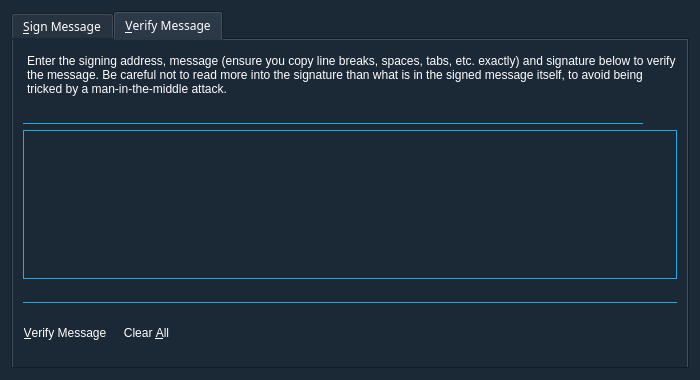
<?xml version="1.0" encoding="UTF-8"?>
<ui version="4.0">
 <class>SignVerifyMessageDialog</class>
 <widget class="QDialog" name="SignVerifyMessageDialog">
  <property name="geometry">
   <rect>
    <x>0</x>
    <y>0</y>
    <width>700</width>
    <height>380</height>
   </rect>
  </property>
  <property name="font">
   <font>
    <family>Khmer OS System</family>
   </font>
  </property>
  <property name="windowTitle">
   <string>Signatures - Sign / Verify a Message</string>
  </property>
  <property name="autoFillBackground">
   <bool>false</bool>
  </property>
  <property name="styleSheet">
   <string notr="true">background-color: rgb(27, 40, 54);
border-color:rgba(0, 0, 0, 0);
border-width:1px;
border-style:solid;</string>
  </property>
  <property name="locale">
   <locale language="English" country="UnitedStates"/>
  </property>
  <property name="modal">
   <bool>true</bool>
  </property>
  <layout class="QVBoxLayout" name="verticalLayout">
   <item>
    <widget class="QTabWidget" name="tabWidget">
     <property name="styleSheet">
      <string notr="true">color:white;</string>
     </property>
     <property name="currentIndex">
      <number>1</number>
     </property>
     <widget class="QWidget" name="tabSignMessage">
      <attribute name="title">
       <string>&amp;Sign Message</string>
      </attribute>
      <layout class="QVBoxLayout" name="verticalLayout_SM">
       <item>
        <widget class="QLabel" name="infoLabel_SM">
         <property name="font">
          <font>
           <family>Khmer OS System</family>
          </font>
         </property>
         <property name="text">
          <string>You can sign messages with your addresses to prove you own them. Be careful not to sign anything vague, as phishing attacks may try to trick you into signing your identity over to them. Only sign fully-detailed statements you agree to.</string>
         </property>
         <property name="textFormat">
          <enum>Qt::PlainText</enum>
         </property>
         <property name="wordWrap">
          <bool>true</bool>
         </property>
        </widget>
       </item>
       <item>
        <layout class="QHBoxLayout" name="horizontalLayout_1_SM">
         <property name="spacing">
          <number>0</number>
         </property>
         <item>
          <widget class="QValidatedLineEdit" name="addressIn_SM">
           <property name="font">
            <font>
             <family>Khmer OS System</family>
            </font>
           </property>
           <property name="toolTip">
            <string>The address to sign the message with (e.g. 4Zo1ga6xuKuQ7JV7M9rGDoxdbYwV5zgQJ5)</string>
           </property>
           <property name="styleSheet">
            <string notr="true">color:white; border-bottom-color:rgba(37, 170, 225, 255); border-bottom-style:solid; border-bottom-width:1px;</string>
           </property>
           <property name="maxLength">
            <number>34</number>
           </property>
          </widget>
         </item>
         <item>
          <widget class="QPushButton" name="addressBookButton_SM">
           <property name="toolTip">
            <string>Choose an address from the address book</string>
           </property>
           <property name="text">
            <string/>
           </property>
           <property name="icon">
            <iconset resource="../bitcoin.qrc">
             <normaloff>:/icons/address-book</normaloff>:/icons/address-book</iconset>
           </property>
           <property name="shortcut">
            <string>Alt+A</string>
           </property>
           <property name="autoDefault">
            <bool>false</bool>
           </property>
          </widget>
         </item>
         <item>
          <widget class="QPushButton" name="pasteButton_SM">
           <property name="toolTip">
            <string>Paste address from clipboard</string>
           </property>
           <property name="text">
            <string/>
           </property>
           <property name="icon">
            <iconset resource="../bitcoin.qrc">
             <normaloff>:/icons/editpaste</normaloff>:/icons/editpaste</iconset>
           </property>
           <property name="shortcut">
            <string>Alt+P</string>
           </property>
           <property name="autoDefault">
            <bool>false</bool>
           </property>
          </widget>
         </item>
        </layout>
       </item>
       <item>
        <widget class="QPlainTextEdit" name="messageIn_SM">
         <property name="toolTip">
          <string>Enter the message you want to sign here</string>
         </property>
         <property name="styleSheet">
          <string notr="true">color:white; border-color:rgba(37, 170, 225, 255); border-style:solid; border-width:1px;</string>
         </property>
        </widget>
       </item>
       <item>
        <layout class="QHBoxLayout" name="horizontalLayout_2_SM">
         <property name="spacing">
          <number>0</number>
         </property>
         <item>
          <widget class="QLineEdit" name="signatureOut_SM">
           <property name="font">
            <font>
             <italic>true</italic>
            </font>
           </property>
           <property name="styleSheet">
            <string notr="true">color:white; border-bottom-color:rgba(37, 170, 225, 255); border-bottom-style:solid; border-bottom-width:1px;</string>
           </property>
           <property name="readOnly">
            <bool>true</bool>
           </property>
          </widget>
         </item>
         <item>
          <widget class="QPushButton" name="copySignatureButton_SM">
           <property name="toolTip">
            <string>Copy the current signature to the system clipboard</string>
           </property>
           <property name="text">
            <string/>
           </property>
           <property name="icon">
            <iconset resource="../bitcoin.qrc">
             <normaloff>:/icons/editcopy</normaloff>:/icons/editcopy</iconset>
           </property>
           <property name="autoDefault">
            <bool>false</bool>
           </property>
          </widget>
         </item>
        </layout>
       </item>
       <item>
        <layout class="QHBoxLayout" name="horizontalLayout_3_SM">
         <item>
          <widget class="QPushButton" name="signMessageButton_SM">
           <property name="font">
            <font>
             <family>Khmer OS System</family>
            </font>
           </property>
           <property name="toolTip">
            <string>Sign the message to prove you own this MACDCoin address</string>
           </property>
           <property name="text">
            <string>&amp;Sign Message</string>
           </property>
           <property name="icon">
            <iconset resource="../bitcoin.qrc">
             <normaloff>:/icons/edit</normaloff>:/icons/edit</iconset>
           </property>
           <property name="autoDefault">
            <bool>false</bool>
           </property>
          </widget>
         </item>
         <item>
          <spacer name="horizontalSpacer">
           <property name="orientation">
            <enum>Qt::Horizontal</enum>
           </property>
           <property name="sizeType">
            <enum>QSizePolicy::Fixed</enum>
           </property>
           <property name="sizeHint" stdset="0">
            <size>
             <width>10</width>
             <height>20</height>
            </size>
           </property>
          </spacer>
         </item>
         <item>
          <widget class="QPushButton" name="clearButton_SM">
           <property name="font">
            <font>
             <family>Khmer OS System</family>
            </font>
           </property>
           <property name="toolTip">
            <string>Reset all sign message fields</string>
           </property>
           <property name="text">
            <string>Clear &amp;All</string>
           </property>
           <property name="icon">
            <iconset resource="../bitcoin.qrc">
             <normaloff>:/icons/remove</normaloff>:/icons/remove</iconset>
           </property>
           <property name="autoDefault">
            <bool>false</bool>
           </property>
          </widget>
         </item>
         <item>
          <spacer name="horizontalSpacer_1_SM">
           <property name="orientation">
            <enum>Qt::Horizontal</enum>
           </property>
           <property name="sizeHint" stdset="0">
            <size>
             <width>40</width>
             <height>48</height>
            </size>
           </property>
          </spacer>
         </item>
         <item>
          <widget class="QLabel" name="statusLabel_SM">
           <property name="font">
            <font>
             <weight>75</weight>
             <bold>true</bold>
            </font>
           </property>
           <property name="text">
            <string/>
           </property>
           <property name="wordWrap">
            <bool>true</bool>
           </property>
          </widget>
         </item>
         <item>
          <spacer name="horizontalSpacer_2_SM">
           <property name="orientation">
            <enum>Qt::Horizontal</enum>
           </property>
           <property name="sizeHint" stdset="0">
            <size>
             <width>40</width>
             <height>48</height>
            </size>
           </property>
          </spacer>
         </item>
        </layout>
       </item>
      </layout>
     </widget>
     <widget class="QWidget" name="tabVerifyMessage">
      <attribute name="title">
       <string>&amp;Verify Message</string>
      </attribute>
      <layout class="QVBoxLayout" name="verticalLayout_VM">
       <item>
        <widget class="QLabel" name="infoLabel_VM">
         <property name="text">
          <string>Enter the signing address, message (ensure you copy line breaks, spaces, tabs, etc. exactly) and signature below to verify the message. Be careful not to read more into the signature than what is in the signed message itself, to avoid being tricked by a man-in-the-middle attack.</string>
         </property>
         <property name="textFormat">
          <enum>Qt::PlainText</enum>
         </property>
         <property name="alignment">
          <set>Qt::AlignLeading|Qt::AlignLeft|Qt::AlignTop</set>
         </property>
         <property name="wordWrap">
          <bool>true</bool>
         </property>
        </widget>
       </item>
       <item>
        <layout class="QHBoxLayout" name="horizontalLayout_1_VM">
         <property name="spacing">
          <number>0</number>
         </property>
         <item>
          <widget class="QValidatedLineEdit" name="addressIn_VM">
           <property name="toolTip">
            <string>The address the message was signed with (e.g. 4Zo1ga6xuKuQ7JV7M9rGDoxdbYwV5zgQJ5)</string>
           </property>
           <property name="styleSheet">
            <string notr="true">color:white; border-bottom-color:rgba(37, 170, 225, 255); border-bottom-style:solid; border-bottom-width:1px;</string>
           </property>
           <property name="maxLength">
            <number>34</number>
           </property>
          </widget>
         </item>
         <item>
          <widget class="QPushButton" name="addressBookButton_VM">
           <property name="toolTip">
            <string>Choose an address from the address book</string>
           </property>
           <property name="text">
            <string/>
           </property>
           <property name="icon">
            <iconset resource="../bitcoin.qrc">
             <normaloff>:/icons/address-book</normaloff>:/icons/address-book</iconset>
           </property>
           <property name="shortcut">
            <string>Alt+A</string>
           </property>
           <property name="autoDefault">
            <bool>false</bool>
           </property>
          </widget>
         </item>
        </layout>
       </item>
       <item>
        <widget class="QPlainTextEdit" name="messageIn_VM">
         <property name="styleSheet">
          <string notr="true">color:white; border-color:rgba(37, 170, 225, 255); border-style:solid; border-width:1px;</string>
         </property>
        </widget>
       </item>
       <item>
        <widget class="QValidatedLineEdit" name="signatureIn_VM">
         <property name="styleSheet">
          <string notr="true">color:white; border-bottom-color:rgba(37, 170, 225, 255); border-bottom-style:solid; border-bottom-width:1px;</string>
         </property>
        </widget>
       </item>
       <item>
        <layout class="QHBoxLayout" name="horizontalLayout_2_VM">
         <item>
          <widget class="QPushButton" name="verifyMessageButton_VM">
           <property name="toolTip">
            <string>Verify the message to ensure it was signed with the specified MACDCoin address</string>
           </property>
           <property name="styleSheet">
            <string notr="true">color:white;</string>
           </property>
           <property name="text">
            <string>&amp;Verify Message</string>
           </property>
           <property name="icon">
            <iconset resource="../bitcoin.qrc">
             <normaloff>:/icons/transaction_0</normaloff>:/icons/transaction_0</iconset>
           </property>
           <property name="autoDefault">
            <bool>false</bool>
           </property>
          </widget>
         </item>
         <item>
          <spacer name="horizontalSpacer_2">
           <property name="orientation">
            <enum>Qt::Horizontal</enum>
           </property>
           <property name="sizeType">
            <enum>QSizePolicy::Fixed</enum>
           </property>
           <property name="sizeHint" stdset="0">
            <size>
             <width>10</width>
             <height>20</height>
            </size>
           </property>
          </spacer>
         </item>
         <item>
          <widget class="QPushButton" name="clearButton_VM">
           <property name="toolTip">
            <string>Reset all verify message fields</string>
           </property>
           <property name="styleSheet">
            <string notr="true">color:white;</string>
           </property>
           <property name="text">
            <string>Clear &amp;All</string>
           </property>
           <property name="icon">
            <iconset resource="../bitcoin.qrc">
             <normaloff>:/icons/remove</normaloff>:/icons/remove</iconset>
           </property>
           <property name="autoDefault">
            <bool>false</bool>
           </property>
          </widget>
         </item>
         <item>
          <spacer name="horizontalSpacer_1_VM">
           <property name="orientation">
            <enum>Qt::Horizontal</enum>
           </property>
           <property name="sizeHint" stdset="0">
            <size>
             <width>40</width>
             <height>48</height>
            </size>
           </property>
          </spacer>
         </item>
         <item>
          <widget class="QLabel" name="statusLabel_VM">
           <property name="font">
            <font>
             <weight>75</weight>
             <bold>true</bold>
            </font>
           </property>
           <property name="text">
            <string/>
           </property>
           <property name="wordWrap">
            <bool>true</bool>
           </property>
          </widget>
         </item>
         <item>
          <spacer name="horizontalSpacer_2_VM">
           <property name="orientation">
            <enum>Qt::Horizontal</enum>
           </property>
           <property name="sizeHint" stdset="0">
            <size>
             <width>40</width>
             <height>48</height>
            </size>
           </property>
          </spacer>
         </item>
        </layout>
       </item>
      </layout>
     </widget>
    </widget>
   </item>
  </layout>
 </widget>
 <customwidgets>
  <customwidget>
   <class>QValidatedLineEdit</class>
   <extends>QLineEdit</extends>
   <header>qvalidatedlineedit.h</header>
  </customwidget>
 </customwidgets>
 <resources>
  <include location="../bitcoin.qrc"/>
 </resources>
 <connections/>
</ui>
